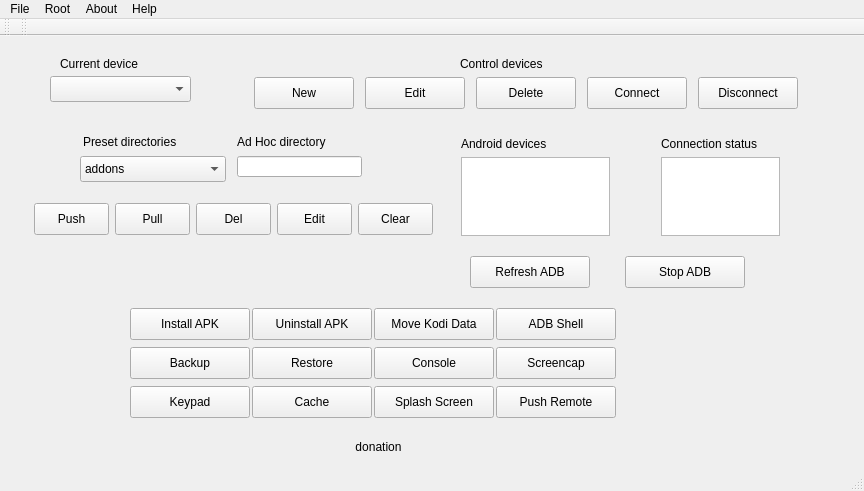
<?xml version="1.0" encoding="UTF-8"?>
<ui version="4.0">
 <class>MainWindow</class>
 <widget class="QMainWindow" name="MainWindow">
  <property name="geometry">
   <rect>
    <x>0</x>
    <y>0</y>
    <width>864</width>
    <height>491</height>
   </rect>
  </property>
  <property name="sizePolicy">
   <sizepolicy hsizetype="Preferred" vsizetype="Preferred">
    <horstretch>0</horstretch>
    <verstretch>0</verstretch>
   </sizepolicy>
  </property>
  <property name="minimumSize">
   <size>
    <width>185</width>
    <height>0</height>
   </size>
  </property>
  <property name="windowTitle">
   <string>adbLink</string>
  </property>
  <property name="styleSheet">
   <string notr="true"/>
  </property>
  <widget class="QWidget" name="centralWidget">
   <widget class="QProgressBar" name="progressBar">
    <property name="enabled">
     <bool>true</bool>
    </property>
    <property name="geometry">
     <rect>
      <x>50</x>
      <y>550</y>
      <width>118</width>
      <height>16</height>
     </rect>
    </property>
    <property name="value">
     <number>25</number>
    </property>
    <property name="textVisible">
     <bool>false</bool>
    </property>
   </widget>
   <widget class="QLabel" name="server_running">
    <property name="geometry">
     <rect>
      <x>40</x>
      <y>510</y>
      <width>51</width>
      <height>20</height>
     </rect>
    </property>
    <property name="text">
     <string>server</string>
    </property>
   </widget>
   <widget class="QLabel" name="apptitle">
    <property name="geometry">
     <rect>
      <x>460</x>
      <y>20</y>
      <width>151</width>
      <height>16</height>
     </rect>
    </property>
    <property name="text">
     <string>Control devices</string>
    </property>
   </widget>
   <widget class="QLabel" name="label_2">
    <property name="geometry">
     <rect>
      <x>60</x>
      <y>20</y>
      <width>121</width>
      <height>16</height>
     </rect>
    </property>
    <property name="text">
     <string>Current device</string>
    </property>
   </widget>
   <widget class="QComboBox" name="deviceBox">
    <property name="geometry">
     <rect>
      <x>50</x>
      <y>40</y>
      <width>141</width>
      <height>26</height>
     </rect>
    </property>
    <property name="toolTip">
     <string>&lt;html&gt;&lt;head/&gt;&lt;body&gt;&lt;p&gt;Select device via this dropdown menu&lt;/p&gt;&lt;/body&gt;&lt;/html&gt;</string>
    </property>
    <property name="editable">
     <bool>false</bool>
    </property>
   </widget>
   <widget class="QPushButton" name="donate">
    <property name="geometry">
     <rect>
      <x>228</x>
      <y>400</y>
      <width>301</width>
      <height>21</height>
     </rect>
    </property>
    <property name="text">
     <string>donation</string>
    </property>
    <property name="iconSize">
     <size>
      <width>247</width>
      <height>26</height>
     </size>
    </property>
    <property name="flat">
     <bool>true</bool>
    </property>
   </widget>
   <widget class="QPushButton" name="refreshConnectedDevices">
    <property name="geometry">
     <rect>
      <x>470</x>
      <y>220</y>
      <width>120</width>
      <height>32</height>
     </rect>
    </property>
    <property name="minimumSize">
     <size>
      <width>120</width>
      <height>32</height>
     </size>
    </property>
    <property name="maximumSize">
     <size>
      <width>120</width>
      <height>32</height>
     </size>
    </property>
    <property name="toolTip">
     <string>&lt;html&gt;&lt;head/&gt;&lt;body&gt;&lt;p&gt;Refresh ADB server&lt;/p&gt;&lt;/body&gt;&lt;/html&gt;</string>
    </property>
    <property name="text">
     <string>Refresh ADB</string>
    </property>
   </widget>
   <widget class="QPushButton" name="killServer">
    <property name="geometry">
     <rect>
      <x>625</x>
      <y>220</y>
      <width>120</width>
      <height>32</height>
     </rect>
    </property>
    <property name="minimumSize">
     <size>
      <width>120</width>
      <height>32</height>
     </size>
    </property>
    <property name="maximumSize">
     <size>
      <width>120</width>
      <height>32</height>
     </size>
    </property>
    <property name="toolTip">
     <string>&lt;html&gt;&lt;head/&gt;&lt;body&gt;&lt;p&gt;Stop ADB server&lt;/p&gt;&lt;/body&gt;&lt;/html&gt;</string>
    </property>
    <property name="text">
     <string>Stop ADB</string>
    </property>
    <property name="checkable">
     <bool>true</bool>
    </property>
   </widget>
   <widget class="QLineEdit" name="customdir">
    <property name="geometry">
     <rect>
      <x>237</x>
      <y>120</y>
      <width>125</width>
      <height>21</height>
     </rect>
    </property>
    <property name="toolTip">
     <string>&lt;html&gt;&lt;head/&gt;&lt;body&gt;&lt;p&gt;Enter directory to access. &lt;/p&gt;&lt;/body&gt;&lt;/html&gt;</string>
    </property>
   </widget>
   <widget class="QLabel" name="label_3">
    <property name="geometry">
     <rect>
      <x>237</x>
      <y>98</y>
      <width>131</width>
      <height>16</height>
     </rect>
    </property>
    <property name="text">
     <string>Ad Hoc directory</string>
    </property>
   </widget>
   <widget class="QLabel" name="label">
    <property name="geometry">
     <rect>
      <x>83</x>
      <y>98</y>
      <width>141</width>
      <height>16</height>
     </rect>
    </property>
    <property name="text">
     <string>Preset directories</string>
    </property>
   </widget>
   <widget class="QComboBox" name="comboBox">
    <property name="geometry">
     <rect>
      <x>80</x>
      <y>120</y>
      <width>146</width>
      <height>26</height>
     </rect>
    </property>
    <property name="toolTip">
     <string>&lt;html&gt;&lt;head/&gt;&lt;body&gt;&lt;p&gt;Select folder to push/pull files to/from&lt;/p&gt;&lt;/body&gt;&lt;/html&gt;</string>
    </property>
    <item>
     <property name="text">
      <string>addons</string>
     </property>
    </item>
    <item>
     <property name="text">
      <string>keymaps</string>
     </property>
    </item>
    <item>
     <property name="text">
      <string>media</string>
     </property>
    </item>
    <item>
     <property name="text">
      <string>sounds</string>
     </property>
    </item>
    <item>
     <property name="text">
      <string>system</string>
     </property>
    </item>
    <item>
     <property name="text">
      <string>userdata</string>
     </property>
    </item>
    <item>
     <property name="text">
      <string>temp</string>
     </property>
    </item>
    <item>
     <property name="text">
      <string>sdcard</string>
     </property>
    </item>
   </widget>
   <widget class="QPushButton" name="sideload_Button">
    <property name="geometry">
     <rect>
      <x>130</x>
      <y>272</y>
      <width>120</width>
      <height>32</height>
     </rect>
    </property>
    <property name="minimumSize">
     <size>
      <width>120</width>
      <height>32</height>
     </size>
    </property>
    <property name="maximumSize">
     <size>
      <width>120</width>
      <height>32</height>
     </size>
    </property>
    <property name="toolTip">
     <string>&lt;html&gt;&lt;head/&gt;&lt;body&gt;&lt;p&gt;Install app to device&lt;/p&gt;&lt;/body&gt;&lt;/html&gt;</string>
    </property>
    <property name="text">
     <string>Install APK</string>
    </property>
   </widget>
   <widget class="QPushButton" name="uninstall_Button">
    <property name="geometry">
     <rect>
      <x>252</x>
      <y>272</y>
      <width>120</width>
      <height>32</height>
     </rect>
    </property>
    <property name="minimumSize">
     <size>
      <width>120</width>
      <height>32</height>
     </size>
    </property>
    <property name="maximumSize">
     <size>
      <width>120</width>
      <height>32</height>
     </size>
    </property>
    <property name="toolTip">
     <string>&lt;html&gt;&lt;head/&gt;&lt;body&gt;&lt;p&gt;Uninstall apk&lt;/p&gt;&lt;/body&gt;&lt;/html&gt;</string>
    </property>
    <property name="text">
     <string>Uninstall APK</string>
    </property>
   </widget>
   <widget class="QPushButton" name="mvdataButton">
    <property name="geometry">
     <rect>
      <x>374</x>
      <y>272</y>
      <width>120</width>
      <height>32</height>
     </rect>
    </property>
    <property name="minimumSize">
     <size>
      <width>120</width>
      <height>32</height>
     </size>
    </property>
    <property name="maximumSize">
     <size>
      <width>120</width>
      <height>32</height>
     </size>
    </property>
    <property name="toolTip">
     <string>&lt;html&gt;&lt;head/&gt;&lt;body&gt;&lt;p&gt;Move Kodi data to/from external partition&lt;/p&gt;&lt;/body&gt;&lt;/html&gt;</string>
    </property>
    <property name="text">
     <string>Move Kodi Data</string>
    </property>
   </widget>
   <widget class="QPushButton" name="adbshellButton">
    <property name="geometry">
     <rect>
      <x>496</x>
      <y>272</y>
      <width>120</width>
      <height>32</height>
     </rect>
    </property>
    <property name="minimumSize">
     <size>
      <width>120</width>
      <height>32</height>
     </size>
    </property>
    <property name="maximumSize">
     <size>
      <width>120</width>
      <height>32</height>
     </size>
    </property>
    <property name="toolTip">
     <string>&lt;html&gt;&lt;head/&gt;&lt;body&gt;&lt;p&gt;Open a terminal session on the connected device&lt;/p&gt;&lt;/body&gt;&lt;/html&gt;</string>
    </property>
    <property name="text">
     <string>ADB Shell</string>
    </property>
   </widget>
   <widget class="QPushButton" name="backupButton">
    <property name="geometry">
     <rect>
      <x>130</x>
      <y>311</y>
      <width>120</width>
      <height>32</height>
     </rect>
    </property>
    <property name="minimumSize">
     <size>
      <width>120</width>
      <height>32</height>
     </size>
    </property>
    <property name="maximumSize">
     <size>
      <width>120</width>
      <height>32</height>
     </size>
    </property>
    <property name="toolTip">
     <string>&lt;html&gt;&lt;head/&gt;&lt;body&gt;&lt;p&gt;Backup Kodi's data files&lt;/p&gt;&lt;/body&gt;&lt;/html&gt;</string>
    </property>
    <property name="text">
     <string>Backup</string>
    </property>
   </widget>
   <widget class="QPushButton" name="restoreButton">
    <property name="geometry">
     <rect>
      <x>252</x>
      <y>311</y>
      <width>120</width>
      <height>32</height>
     </rect>
    </property>
    <property name="minimumSize">
     <size>
      <width>120</width>
      <height>32</height>
     </size>
    </property>
    <property name="maximumSize">
     <size>
      <width>120</width>
      <height>32</height>
     </size>
    </property>
    <property name="toolTip">
     <string>&lt;html&gt;&lt;head/&gt;&lt;body&gt;&lt;p&gt;Restore Kodi's data files&lt;/p&gt;&lt;/body&gt;&lt;/html&gt;</string>
    </property>
    <property name="text">
     <string>Restore</string>
    </property>
   </widget>
   <widget class="QPushButton" name="doConsole">
    <property name="geometry">
     <rect>
      <x>374</x>
      <y>311</y>
      <width>120</width>
      <height>32</height>
     </rect>
    </property>
    <property name="minimumSize">
     <size>
      <width>120</width>
      <height>32</height>
     </size>
    </property>
    <property name="maximumSize">
     <size>
      <width>120</width>
      <height>32</height>
     </size>
    </property>
    <property name="toolTip">
     <string>&lt;html&gt;&lt;head/&gt;&lt;body&gt;&lt;p&gt;Open adb-capabile command prompt&lt;/p&gt;&lt;/body&gt;&lt;/html&gt;</string>
    </property>
    <property name="text">
     <string>Console</string>
    </property>
   </widget>
   <widget class="QPushButton" name="screencapButton">
    <property name="geometry">
     <rect>
      <x>496</x>
      <y>311</y>
      <width>120</width>
      <height>32</height>
     </rect>
    </property>
    <property name="minimumSize">
     <size>
      <width>120</width>
      <height>32</height>
     </size>
    </property>
    <property name="maximumSize">
     <size>
      <width>120</width>
      <height>32</height>
     </size>
    </property>
    <property name="toolTip">
     <string>&lt;html&gt;&lt;head/&gt;&lt;body&gt;&lt;p&gt;Get screen capture from device&lt;/p&gt;&lt;/body&gt;&lt;/html&gt;</string>
    </property>
    <property name="text">
     <string>Screencap</string>
    </property>
   </widget>
   <widget class="QPushButton" name="keypadButton">
    <property name="geometry">
     <rect>
      <x>130</x>
      <y>350</y>
      <width>120</width>
      <height>32</height>
     </rect>
    </property>
    <property name="minimumSize">
     <size>
      <width>120</width>
      <height>32</height>
     </size>
    </property>
    <property name="maximumSize">
     <size>
      <width>120</width>
      <height>32</height>
     </size>
    </property>
    <property name="toolTip">
     <string>&lt;html&gt;&lt;head/&gt;&lt;body&gt;&lt;p&gt;Soft Dpad sends remote control keypresses to your device&lt;/p&gt;&lt;/body&gt;&lt;/html&gt;</string>
    </property>
    <property name="text">
     <string>Keypad</string>
    </property>
   </widget>
   <widget class="QPushButton" name="cacheButton">
    <property name="geometry">
     <rect>
      <x>252</x>
      <y>350</y>
      <width>120</width>
      <height>32</height>
     </rect>
    </property>
    <property name="minimumSize">
     <size>
      <width>120</width>
      <height>32</height>
     </size>
    </property>
    <property name="maximumSize">
     <size>
      <width>120</width>
      <height>32</height>
     </size>
    </property>
    <property name="toolTip">
     <string>&lt;html&gt;&lt;head/&gt;&lt;body&gt;&lt;p&gt;Adjust Kodi's video cache settings&lt;/p&gt;&lt;/body&gt;&lt;/html&gt;</string>
    </property>
    <property name="text">
     <string>Cache</string>
    </property>
   </widget>
   <widget class="QPushButton" name="splashButton">
    <property name="geometry">
     <rect>
      <x>374</x>
      <y>350</y>
      <width>120</width>
      <height>32</height>
     </rect>
    </property>
    <property name="minimumSize">
     <size>
      <width>120</width>
      <height>32</height>
     </size>
    </property>
    <property name="maximumSize">
     <size>
      <width>120</width>
      <height>32</height>
     </size>
    </property>
    <property name="toolTip">
     <string>&lt;html&gt;&lt;head/&gt;&lt;body&gt;&lt;p&gt;Give Kodi a custom splash screen&lt;/p&gt;&lt;/body&gt;&lt;/html&gt;</string>
    </property>
    <property name="text">
     <string>Splash Screen</string>
    </property>
   </widget>
   <widget class="QPushButton" name="pushRemote">
    <property name="geometry">
     <rect>
      <x>496</x>
      <y>350</y>
      <width>120</width>
      <height>32</height>
     </rect>
    </property>
    <property name="minimumSize">
     <size>
      <width>120</width>
      <height>32</height>
     </size>
    </property>
    <property name="maximumSize">
     <size>
      <width>120</width>
      <height>32</height>
     </size>
    </property>
    <property name="toolTip">
     <string>&lt;html&gt;&lt;head/&gt;&lt;body&gt;&lt;p&gt;Push remote control definition xml to Media Center&lt;/p&gt;&lt;/body&gt;&lt;/html&gt;</string>
    </property>
    <property name="text">
     <string>Push Remote</string>
    </property>
   </widget>
   <widget class="QPushButton" name="fm_delButton">
    <property name="geometry">
     <rect>
      <x>333</x>
      <y>590</y>
      <width>75</width>
      <height>32</height>
     </rect>
    </property>
    <property name="minimumSize">
     <size>
      <width>75</width>
      <height>32</height>
     </size>
    </property>
    <property name="maximumSize">
     <size>
      <width>75</width>
      <height>32</height>
     </size>
    </property>
    <property name="toolTip">
     <string>&lt;html&gt;&lt;head/&gt;&lt;body&gt;&lt;p&gt;Delete a file in selected folder or ad hoc directory&lt;/p&gt;&lt;/body&gt;&lt;/html&gt;</string>
    </property>
    <property name="text">
     <string>Del</string>
    </property>
   </widget>
   <widget class="QPushButton" name="fm_mkdirButton">
    <property name="geometry">
     <rect>
      <x>410</x>
      <y>590</y>
      <width>75</width>
      <height>32</height>
     </rect>
    </property>
    <property name="minimumSize">
     <size>
      <width>75</width>
      <height>32</height>
     </size>
    </property>
    <property name="maximumSize">
     <size>
      <width>75</width>
      <height>32</height>
     </size>
    </property>
    <property name="toolTip">
     <string>&lt;html&gt;&lt;head/&gt;&lt;body&gt;&lt;p&gt;Clear the Ad Hoc Directory field&lt;/p&gt;&lt;/body&gt;&lt;/html&gt;</string>
    </property>
    <property name="styleSheet">
     <string notr="true"/>
    </property>
    <property name="text">
     <string>Mkdir</string>
    </property>
   </widget>
   <widget class="QPushButton" name="fm_pushButton">
    <property name="geometry">
     <rect>
      <x>191</x>
      <y>590</y>
      <width>73</width>
      <height>32</height>
     </rect>
    </property>
    <property name="text">
     <string>Push</string>
    </property>
   </widget>
   <widget class="QPushButton" name="fm_pullButton">
    <property name="geometry">
     <rect>
      <x>266</x>
      <y>590</y>
      <width>65</width>
      <height>32</height>
     </rect>
    </property>
    <property name="text">
     <string>Pull</string>
    </property>
   </widget>
   <widget class="QWidget" name="layoutWidget_2">
    <property name="geometry">
     <rect>
      <x>161</x>
      <y>480</y>
      <width>362</width>
      <height>102</height>
     </rect>
    </property>
    <layout class="QHBoxLayout" name="horizontalLayout_4">
     <item>
      <widget class="QListWidget" name="directoryWidget">
       <property name="minimumSize">
        <size>
         <width>160</width>
         <height>100</height>
        </size>
       </property>
       <property name="maximumSize">
        <size>
         <width>160</width>
         <height>100</height>
        </size>
       </property>
       <property name="styleSheet">
        <string notr="true"/>
       </property>
       <property name="frameShape">
        <enum>QFrame::StyledPanel</enum>
       </property>
       <property name="sizeAdjustPolicy">
        <enum>QAbstractScrollArea::AdjustToContents</enum>
       </property>
       <property name="selectionMode">
        <enum>QAbstractItemView::MultiSelection</enum>
       </property>
       <property name="viewMode">
        <enum>QListView::ListMode</enum>
       </property>
      </widget>
     </item>
     <item>
      <widget class="QTreeView" name="treeView">
       <property name="minimumSize">
        <size>
         <width>190</width>
         <height>100</height>
        </size>
       </property>
       <property name="maximumSize">
        <size>
         <width>190</width>
         <height>100</height>
        </size>
       </property>
       <property name="verticalScrollBarPolicy">
        <enum>Qt::ScrollBarAsNeeded</enum>
       </property>
       <property name="horizontalScrollBarPolicy">
        <enum>Qt::ScrollBarAsNeeded</enum>
       </property>
       <property name="sizeAdjustPolicy">
        <enum>QAbstractScrollArea::AdjustToContents</enum>
       </property>
       <property name="selectionMode">
        <enum>QAbstractItemView::MultiSelection</enum>
       </property>
       <property name="indentation">
        <number>0</number>
       </property>
       <property name="rootIsDecorated">
        <bool>true</bool>
       </property>
       <property name="sortingEnabled">
        <bool>true</bool>
       </property>
       <property name="allColumnsShowFocus">
        <bool>true</bool>
       </property>
       <property name="headerHidden">
        <bool>true</bool>
       </property>
      </widget>
     </item>
    </layout>
   </widget>
   <widget class="QWidget" name="layoutWidget">
    <property name="geometry">
     <rect>
      <x>450</x>
      <y>90</y>
      <width>171</width>
      <height>121</height>
     </rect>
    </property>
    <layout class="QVBoxLayout" name="verticalLayout">
     <item>
      <widget class="QLabel" name="label_4">
       <property name="text">
        <string>Android devices</string>
       </property>
      </widget>
     </item>
     <item>
      <widget class="QListWidget" name="listDevices">
       <property name="toolTip">
        <string>&lt;html&gt;&lt;head/&gt;&lt;body&gt;&lt;p&gt;Double-click any USB device ID to create a new record with ID filled in.&lt;/p&gt;&lt;/body&gt;&lt;/html&gt;</string>
       </property>
      </widget>
     </item>
    </layout>
   </widget>
   <widget class="QWidget" name="layoutWidget">
    <property name="geometry">
     <rect>
      <x>650</x>
      <y>90</y>
      <width>141</width>
      <height>121</height>
     </rect>
    </property>
    <layout class="QVBoxLayout" name="verticalLayout_2">
     <item>
      <widget class="QLabel" name="label_6">
       <property name="text">
        <string>Connection status</string>
       </property>
      </widget>
     </item>
     <item>
      <widget class="QListWidget" name="listDevicesStatus"/>
     </item>
    </layout>
   </widget>
   <widget class="QPushButton" name="fpushButton">
    <property name="geometry">
     <rect>
      <x>34</x>
      <y>167</y>
      <width>75</width>
      <height>32</height>
     </rect>
    </property>
    <property name="minimumSize">
     <size>
      <width>75</width>
      <height>32</height>
     </size>
    </property>
    <property name="maximumSize">
     <size>
      <width>75</width>
      <height>32</height>
     </size>
    </property>
    <property name="toolTip">
     <string>&lt;html&gt;&lt;head/&gt;&lt;body&gt;&lt;p&gt;Push a file to the selected folder or ad hoc directory&lt;/p&gt;&lt;/body&gt;&lt;/html&gt;</string>
    </property>
    <property name="text">
     <string>Push</string>
    </property>
   </widget>
   <widget class="QPushButton" name="fdellButton">
    <property name="geometry">
     <rect>
      <x>196</x>
      <y>167</y>
      <width>75</width>
      <height>32</height>
     </rect>
    </property>
    <property name="minimumSize">
     <size>
      <width>75</width>
      <height>32</height>
     </size>
    </property>
    <property name="maximumSize">
     <size>
      <width>75</width>
      <height>32</height>
     </size>
    </property>
    <property name="toolTip">
     <string>&lt;html&gt;&lt;head/&gt;&lt;body&gt;&lt;p&gt;Delete a file in selected folder or ad hoc directory&lt;/p&gt;&lt;/body&gt;&lt;/html&gt;</string>
    </property>
    <property name="text">
     <string>Del</string>
    </property>
   </widget>
   <widget class="QPushButton" name="editButton">
    <property name="geometry">
     <rect>
      <x>277</x>
      <y>167</y>
      <width>75</width>
      <height>32</height>
     </rect>
    </property>
    <property name="minimumSize">
     <size>
      <width>75</width>
      <height>32</height>
     </size>
    </property>
    <property name="maximumSize">
     <size>
      <width>75</width>
      <height>32</height>
     </size>
    </property>
    <property name="toolTip">
     <string>&lt;html&gt;&lt;head/&gt;&lt;body&gt;&lt;p&gt;Edit XML/text files&lt;/p&gt;&lt;/body&gt;&lt;/html&gt;</string>
    </property>
    <property name="styleSheet">
     <string notr="true"/>
    </property>
    <property name="text">
     <string>Edit</string>
    </property>
   </widget>
   <widget class="QPushButton" name="fpullButton">
    <property name="geometry">
     <rect>
      <x>115</x>
      <y>167</y>
      <width>75</width>
      <height>32</height>
     </rect>
    </property>
    <property name="minimumSize">
     <size>
      <width>75</width>
      <height>32</height>
     </size>
    </property>
    <property name="maximumSize">
     <size>
      <width>75</width>
      <height>32</height>
     </size>
    </property>
    <property name="toolTip">
     <string>&lt;html&gt;&lt;head/&gt;&lt;body&gt;&lt;p&gt;Pull a file from the selected folder or ad hoc directory&lt;/p&gt;&lt;/body&gt;&lt;/html&gt;</string>
    </property>
    <property name="text">
     <string>Pull</string>
    </property>
   </widget>
   <widget class="QPushButton" name="fclearButton">
    <property name="geometry">
     <rect>
      <x>358</x>
      <y>167</y>
      <width>75</width>
      <height>32</height>
     </rect>
    </property>
    <property name="minimumSize">
     <size>
      <width>75</width>
      <height>32</height>
     </size>
    </property>
    <property name="maximumSize">
     <size>
      <width>75</width>
      <height>32</height>
     </size>
    </property>
    <property name="toolTip">
     <string>&lt;html&gt;&lt;head/&gt;&lt;body&gt;&lt;p&gt;Clear the Ad Hoc Directory field&lt;/p&gt;&lt;/body&gt;&lt;/html&gt;</string>
    </property>
    <property name="styleSheet">
     <string notr="true"/>
    </property>
    <property name="text">
     <string>Clear</string>
    </property>
   </widget>
   <widget class="QPushButton" name="delRecord">
    <property name="geometry">
     <rect>
      <x>476</x>
      <y>41</y>
      <width>100</width>
      <height>32</height>
     </rect>
    </property>
    <property name="minimumSize">
     <size>
      <width>100</width>
      <height>32</height>
     </size>
    </property>
    <property name="maximumSize">
     <size>
      <width>100</width>
      <height>32</height>
     </size>
    </property>
    <property name="toolTip">
     <string>&lt;html&gt;&lt;head/&gt;&lt;body&gt;&lt;p&gt;Delete device record.&lt;/p&gt;&lt;/body&gt;&lt;/html&gt;</string>
    </property>
    <property name="text">
     <string>Delete</string>
    </property>
   </widget>
   <widget class="QPushButton" name="newRecord">
    <property name="geometry">
     <rect>
      <x>254</x>
      <y>41</y>
      <width>100</width>
      <height>32</height>
     </rect>
    </property>
    <property name="minimumSize">
     <size>
      <width>100</width>
      <height>32</height>
     </size>
    </property>
    <property name="maximumSize">
     <size>
      <width>100</width>
      <height>32</height>
     </size>
    </property>
    <property name="toolTip">
     <string>&lt;html&gt;&lt;head/&gt;&lt;body&gt;&lt;p&gt;Create new device record.&lt;/p&gt;&lt;/body&gt;&lt;/html&gt;</string>
    </property>
    <property name="text">
     <string>New</string>
    </property>
   </widget>
   <widget class="QPushButton" name="editRecord">
    <property name="geometry">
     <rect>
      <x>365</x>
      <y>41</y>
      <width>100</width>
      <height>32</height>
     </rect>
    </property>
    <property name="minimumSize">
     <size>
      <width>100</width>
      <height>32</height>
     </size>
    </property>
    <property name="maximumSize">
     <size>
      <width>100</width>
      <height>32</height>
     </size>
    </property>
    <property name="toolTip">
     <string>&lt;html&gt;&lt;head/&gt;&lt;body&gt;&lt;p&gt;Edit device record.&lt;/p&gt;&lt;/body&gt;&lt;/html&gt;</string>
    </property>
    <property name="text">
     <string>Edit</string>
    </property>
   </widget>
   <widget class="QPushButton" name="connButton">
    <property name="geometry">
     <rect>
      <x>587</x>
      <y>41</y>
      <width>100</width>
      <height>32</height>
     </rect>
    </property>
    <property name="minimumSize">
     <size>
      <width>100</width>
      <height>32</height>
     </size>
    </property>
    <property name="maximumSize">
     <size>
      <width>100</width>
      <height>32</height>
     </size>
    </property>
    <property name="toolTip">
     <string>&lt;html&gt;&lt;head/&gt;&lt;body&gt;&lt;p&gt;Connect android device via IP address&lt;/p&gt;&lt;/body&gt;&lt;/html&gt;</string>
    </property>
    <property name="text">
     <string>Connect</string>
    </property>
   </widget>
   <widget class="QPushButton" name="disButton">
    <property name="geometry">
     <rect>
      <x>698</x>
      <y>41</y>
      <width>100</width>
      <height>32</height>
     </rect>
    </property>
    <property name="minimumSize">
     <size>
      <width>100</width>
      <height>32</height>
     </size>
    </property>
    <property name="maximumSize">
     <size>
      <width>100</width>
      <height>32</height>
     </size>
    </property>
    <property name="toolTip">
     <string>&lt;html&gt;&lt;head/&gt;&lt;body&gt;&lt;p&gt;Disconnect android device connected via IP address. &lt;/p&gt;&lt;/body&gt;&lt;/html&gt;</string>
    </property>
    <property name="text">
     <string>Disconnect</string>
    </property>
   </widget>
  </widget>
  <widget class="QMenuBar" name="menuBar">
   <property name="geometry">
    <rect>
     <x>0</x>
     <y>0</y>
     <width>864</width>
     <height>31</height>
    </rect>
   </property>
   <widget class="QMenu" name="menuFile">
    <property name="title">
     <string>File</string>
    </property>
    <addaction name="actionEdit_XML_files"/>
    <addaction name="actionDownload_Kodi"/>
    <addaction name="actionView_adbLink_Log"/>
    <addaction name="actionView_Kodi_Log"/>
    <addaction name="actionPaste_path"/>
    <addaction name="actionTest_adb_connection"/>
    <addaction name="actionReboot"/>
    <addaction name="actionRecovery"/>
    <addaction name="separator"/>
    <addaction name="actionQuit"/>
   </widget>
   <widget class="QMenu" name="menuAbout">
    <property name="title">
     <string>About</string>
    </property>
    <addaction name="actionAbout"/>
   </widget>
   <widget class="QMenu" name="menuHelp">
    <property name="title">
     <string>Help</string>
    </property>
    <addaction name="actionHelp"/>
   </widget>
   <widget class="QMenu" name="menuRoot">
    <property name="title">
     <string>Root</string>
    </property>
    <addaction name="actionMount_R_W"/>
    <addaction name="actionMount_filesystem_R_O"/>
   </widget>
   <addaction name="menuFile"/>
   <addaction name="menuRoot"/>
   <addaction name="menuAbout"/>
   <addaction name="menuHelp"/>
  </widget>
  <widget class="QToolBar" name="mainToolBar">
   <attribute name="toolBarArea">
    <enum>TopToolBarArea</enum>
   </attribute>
   <attribute name="toolBarBreak">
    <bool>false</bool>
   </attribute>
  </widget>
  <widget class="QStatusBar" name="statusBar"/>
  <widget class="QToolBar" name="toolBar">
   <property name="windowTitle">
    <string>toolBar</string>
   </property>
   <attribute name="toolBarArea">
    <enum>TopToolBarArea</enum>
   </attribute>
   <attribute name="toolBarBreak">
    <bool>false</bool>
   </attribute>
  </widget>
  <action name="actionAbout">
   <property name="text">
    <string>About</string>
   </property>
  </action>
  <action name="actionQuit">
   <property name="text">
    <string>Quit</string>
   </property>
   <property name="toolTip">
    <string>Quit adbLink</string>
   </property>
  </action>
  <action name="actionHelp">
   <property name="text">
    <string>Help</string>
   </property>
  </action>
  <action name="actionReboot">
   <property name="text">
    <string>Reboot device</string>
   </property>
  </action>
  <action name="actionRecovery">
   <property name="text">
    <string>Reboot recovery</string>
   </property>
   <property name="toolTip">
    <string>Reboot Recovery</string>
   </property>
  </action>
  <action name="actionDownload_Kodi">
   <property name="text">
    <string>Download Kodi</string>
   </property>
  </action>
  <action name="actionView_Kodi_Log">
   <property name="text">
    <string>View Kodi Log</string>
   </property>
   <property name="toolTip">
    <string>View/Copy Kodi Log</string>
   </property>
  </action>
  <action name="actionView_adbLink_Log">
   <property name="text">
    <string>View adbLink Log</string>
   </property>
   <property name="toolTip">
    <string>View/Copy adbLink Log</string>
   </property>
  </action>
  <action name="actionMount_R_W">
   <property name="text">
    <string>Mount filesystem R/W</string>
   </property>
   <property name="toolTip">
    <string>Mount filesystem read-write</string>
   </property>
  </action>
  <action name="actionMount_filesystem_R_O">
   <property name="text">
    <string>Mount filesystem R/O</string>
   </property>
   <property name="toolTip">
    <string>Mount filesystem read-only</string>
   </property>
  </action>
  <action name="actionEdit_XML_files">
   <property name="text">
    <string>Edit XML files</string>
   </property>
  </action>
  <action name="actionPaste_path">
   <property name="text">
    <string>Path to clipboard</string>
   </property>
   <property name="toolTip">
    <string>Copy path to clipboard. Paste path into ADB Shell </string>
   </property>
  </action>
  <action name="actionTest_adb_connection">
   <property name="text">
    <string>Logcat</string>
   </property>
   <property name="toolTip">
    <string>Test adb connection</string>
   </property>
  </action>
 </widget>
 <layoutdefault spacing="6" margin="11"/>
 <resources/>
 <connections/>
</ui>
